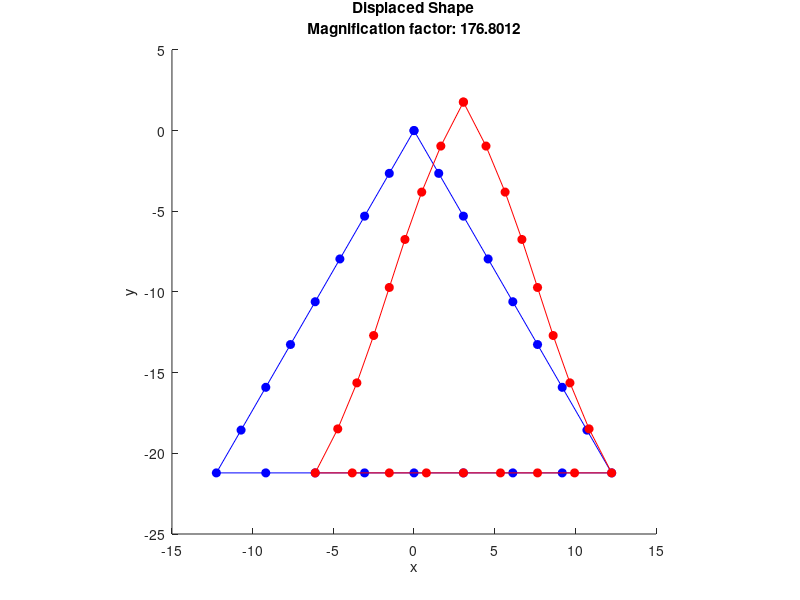
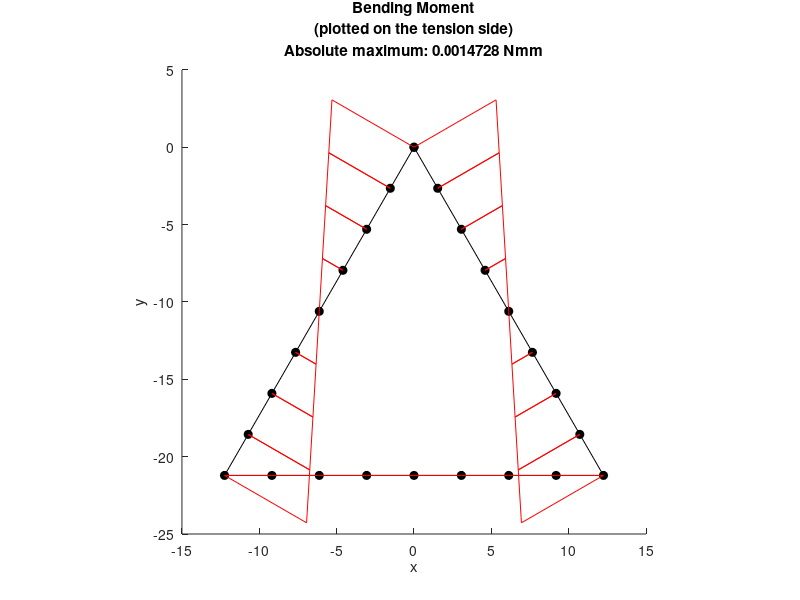
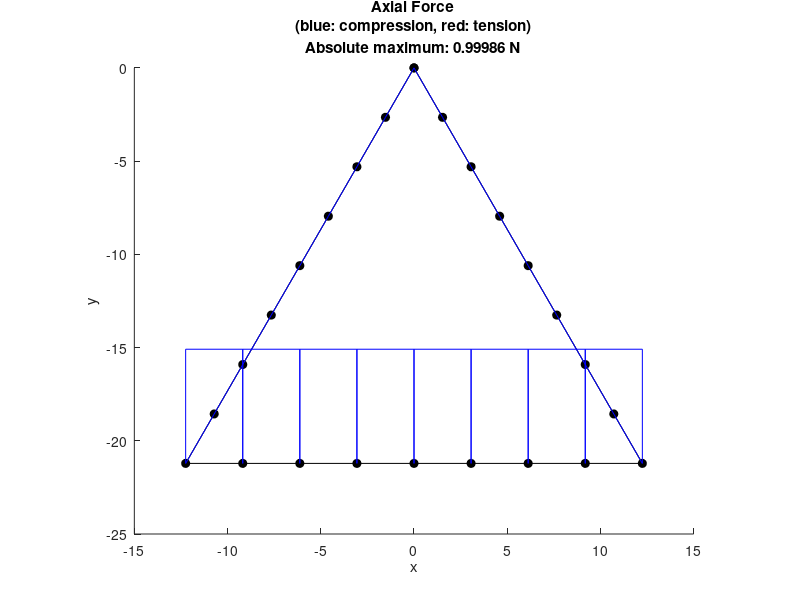
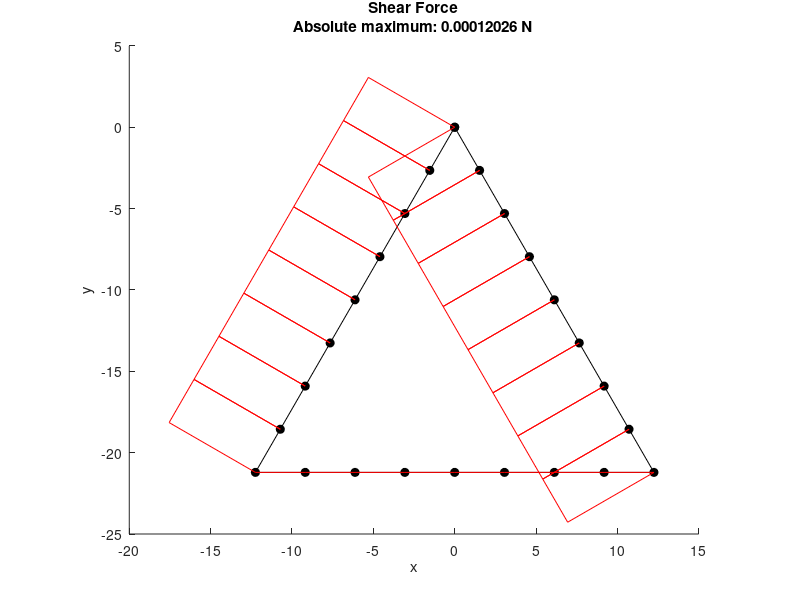

Write the MATLAB code that produced these figures, in order.
% Triangular Lattice Unit
% Script by 2022 Group 10A

clear all
close all

%
% Section and material definition
%

% Assuming units are Newtons (N) and millimetres (mm)
% Assuming a rectangular cross-section
t = sqrt(2)/4;   % mm % relative density = 0.05
% t = sqrt(2)/2;   % mm % relative density = 0.1
% t = 3*sqrt(2)/4; % mm % relative density = 0.15
% t = sqrt(2);     % mm % relative density = 0.2
% t = 5*sqrt(2)/4; % mm % relative density = 0.25
b = 1; % unit value (mm)
E = 2000; % MPa
% Calculating cross-sectional properties
A = b*t;
I = b*t^3/12;
% Calculating structural stifness / rigidity
EA = E*A; % axial
EI = E*I; % bending
% to reduce axial deformation
% EA=EA*1000;

%
% Mesh definition
%

% Setting up a matrix of node points for the triangle
% Setting the number of structural members
NumSM = 3;
% Setting the length of each structural member
LengthSM = 10*sqrt(6); % mm
% Setting the number of elements making up each structural member
NumElemSM = 8;
% Calculating the number of elements required
NumElems = NumSM*NumElemSM;
% Calculating the number of nodes
NumNodes = NumElems;
% Setting the angle alpha from the figure
alpha = 60;
alpha = alpha*pi/180;
% Calculating the position of nodes at the end of structural members  
NodePoints = zeros(NumNodes,2);
NodePoints(1,:) = [0 0]; % node1
NodePoints(1*NumElemSM+1,:) = [LengthSM*cos(alpha) -LengthSM*sin(alpha)]; % node9
NodePoints(2*NumElemSM+1,:) = [-LengthSM*cos(alpha) -LengthSM*sin(alpha)]; % node17
% Calculating the position of nodes along the lengh of structural members
% using the psotions of the start and end nodes of structural members
for n=1:1:NumElemSM-1
    NodePoints(n+1,:) = NodePoints(1,:)+(NodePoints(1*NumElemSM+1,:)-NodePoints(1,:)).*n/NumElemSM; % nodes 2 to 8
    NodePoints(1*NumElemSM+n+1,:) = NodePoints(1*NumElemSM+1,:)+(NodePoints(2*NumElemSM+1,:)-NodePoints(1*NumElemSM+1,:)).*n/NumElemSM; % nodes 10 to 16
    NodePoints(2*NumElemSM+n+1,:) = NodePoints(2*NumElemSM+1,:)+(NodePoints(1,:)-NodePoints(2*NumElemSM+1,:)).*n/NumElemSM; % nodes 18 to 24
end

% Setting up a matrix of element definitions (start and end nodes)
ElemNodes = zeros(NumElems,2);
ElemNodes(:,1) = 1:1:NumNodes;
ElemNodes(:,2) = [2:1:NumNodes 1];

% Calculating element lengths
ElemLengths = zeros(NumElems,1);
for n=1:NumElems
    ElemLengths(n) = sqrt(sum(abs(NodePoints(ElemNodes(n,2),:)-NodePoints(ElemNodes(n,1),:)).^2));
end

% Setting up a matrix of element angles (transforming from local to global
% coordinate systems) for the triangle
ElemAngle = zeros(NumElems,1);
ElemAngle(1:NumElemSM) = -alpha; % element 1 to 8
ElemAngle(1+1*NumElemSM:2*NumElemSM) = -pi; % element 9 to 16
ElemAngle(1+2*NumElemSM:3*NumElemSM) = alpha; % element 17 to 24

%
% Building the structure stiffness matrix K
%

% Setting up the element stiffness matrix k for each element
k = zeros(6,6,NumElems);
% Setting it up this way allows for easy adaptation for elements with
% different lengths and different cross-sectional properties
for n=1:NumElems
    k(:,:,n) = [EA/ElemLengths(n) 0 0 -EA/ElemLengths(n) 0 0;
        0 12*EI/(ElemLengths(n)^3) 6*EI/(ElemLengths(n)^2) 0 -12*EI/(ElemLengths(n)^3) 6*EI/(ElemLengths(n)^2);
        0 6*EI/(ElemLengths(n)^2) 4*EI/ElemLengths(n) 0 -6*EI/(ElemLengths(n)^2) 2*EI/ElemLengths(n);
        -EA/ElemLengths(n) 0 0 EA/ElemLengths(n) 0 0;
        0 -12*EI/(ElemLengths(n)^3) -6*EI/(ElemLengths(n)^2) 0 12*EI/(ElemLengths(n)^3) -6*EI/(ElemLengths(n)^2);
        0 6*EI/(ElemLengths(n)^2) 2*EI/ElemLengths(n) 0 -6*EI/(ElemLengths(n)^2) 4*EI/ElemLengths(n)];
end
% Transforming the stiffness matrix k for each element
% from local to global to give kdash for each element
N = zeros(6,6,NumElems);
NQ = zeros(3,3,NumElems);
kdash = zeros(6,6,NumElems);
for n=1:NumElems
    % setting up a transformation matrix for all four quadrants
    % top-left and bottom-right quadrants of N contain trigonometric terms
    % top-right and bottom-left quadrants of N contain zero terms
    NQ(:,:,n) = [cos(ElemAngle(n)) sin(ElemAngle(n)) 0;...
        -sin(ElemAngle(n)) cos(ElemAngle(n)) 0;...
        0 0 1];
    N(1:3,1:3,n)=NQ(:,:,n);
    N(4:6,4:6,n)=NQ(:,:,n);
    kdash(:,:,n)=N(:,:,n)'*k(:,:,n)*N(:,:,n);
end

% Constructing the structure stiffness matrix K
% Noting that there are three degrees of freedom at every node
K = zeros(3*NumNodes,3*NumNodes);
% placing the top-left quadrant
for n=1:NumNodes
    clear a
    a=find(ElemNodes(:,1)==n);
    if isempty(a)~=1
        for m=1:length(a)
            K(1+(n-1)*3:n*3,1+(n-1)*3:n*3)=...
                K(1+(n-1)*3:n*3,1+(n-1)*3:n*3)+kdash(1:3,1:3,a(m));
        end
    end
end
%placing the bottom-right quadrant
for n=1:NumNodes
    clear a
    a=find(ElemNodes(:,2)==n);
    if isempty(a)~=1
        for m=1:length(a)
            K(1+(n-1)*3:n*3,1+(n-1)*3:n*3)=...
                K(1+(n-1)*3:n*3,1+(n-1)*3:n*3)+kdash(4:6,4:6,a(m));
        end
    end
end
% placing the top-right and bottom-left quadrant
for n=1:NumNodes
    clear a b
    a=find(ElemNodes(:,1)==n);
    if isempty(a)~=1
        b=ElemNodes(a,2);
        for m=1:length(a)
            K(1+(n-1)*3:n*3,1+(b(m)-1)*3:b(m)*3)=...
                K(1+(n-1)*3:n*3,1+(b(m)-1)*3:b(m)*3)+kdash(1:3,4:6,a(m));
            K(1+(b(m)-1)*3:b(m)*3,1+(n-1)*3:n*3)=...
                K(1+(b(m)-1)*3:b(m)*3,1+(n-1)*3:n*3)+kdash(4:6,1:3,a(m));
        end
    end
end

%
% Point load definition
%

% Loading depends on whether we are looking at behaviour
% in the global x or y direction

% Noting that at each node three loads could be applied
% Points loads in the x and y directions,
% and a moment load about the y axis

P = 1;
NodeLoads = zeros(3*NumNodes,1);

% Loading in the x direction
LoadedNode = 2*NumElemSM+1; % node17
NodeLoads(LoadedNode*3-2:LoadedNode*3) = [P 0 0];

% % Loading in the y direction
% LoadedNode = 1; % node1
% NodeLoads(LoadedNode*3-2:LoadedNode*3) = [0 -P 0];

%
% Boundary condition definition
%

% Boundary conditions depend on whether we are looking a behaviour
% in the global x or y direction

% Noting that at each node three restraints could be applied
% Preventing displacement in the x and y directions,
% and preventing rotation about the y axis

% We adjust the K matrix by setting rows and columns associated
% with the restrained degree of freedom to zero
% and the intersection to 1

% boundary conditons are set by listing the node and then the three DOFs
% indicating which ones are fixed at the node with a "1"

% Rotation restrictions to replicate the triangle being constrained with a
% triangular lattice network

FixRotNodes = [1 0 0 1; 1*NumElemSM+1 0 0 1; 2*NumElemSM+1 0 0 1]; % not sure if we need rotation restrictions here!!!!!

% Loading in the x direction
RollerNode = [2*NumElemSM+1 0 1 0]; % node 17 fixed in the y direction
PinnedNode = [1*NumElemSM+1 1 1 0]; % node 9 fixed in the x and y direction
BCNodes = [RollerNode; PinnedNode; FixRotNodes];

% % Loading in the y direction
% RollerNode = [2*NumElemSM+1 0 1 0]; % node 17 fixed in the y direction
% PinnedNode = [1*NumElemSM+1 1 1 0]; % node 9 fixed in the x and y direction
% BCNodes = [RollerNode; PinnedNode; FixRotNodes];

% Finding the fixed DOFs
NumBCNodes = size(BCNodes,1);
FixedDOFs = zeros(1,sum(sum(BCNodes(:,2:4)~=0)));
a=0;
for n=1:NumBCNodes
    for m=2:4
        if BCNodes(n,m)==1
            a=a+1;
            FixedDOFs(a) = (BCNodes(n,1)-1)*3+(m-1);
        end
    end
end
clear a

% Adjusting the K matrix
for n=1:size(FixedDOFs,2)
    K(FixedDOFs(n),:)=0;
    K(:,FixedDOFs(n))=0;
    K(FixedDOFs(n),FixedDOFs(n))=1;
end

%
% Analysis
%

%
% Finding the node displacements
%

RawNodeDisps=(K^-1)*(NodeLoads);
% Reshape the resulting matrix
NodeDisps=reshape(RawNodeDisps,3,[]);
NodeDisps=NodeDisps';
% Calculating the displaced node positions
DispNodePoints = NodePoints+NodeDisps(:,1:2);

%
% Finding node forces and moments
%

% Calculating beam end force and moments (in global axis system)
BeamEndForcesGAS = zeros(NumElems,6);
for n=1:NumElems
    BeamEndForcesGAS(n,:) = (kdash(:,:,n)*[NodeDisps(ElemNodes(n,1),:)'; NodeDisps(ElemNodes(n,2),:)'])';  
end
% Calculating node external forces (in global axis system)
% This gives applied loading and reaction forces
NodeExternalForcesGAS = zeros(NumNodes,3);
for n=1:NumNodes
    NodeExternalForcesGAS(n,:) = sum(BeamEndForcesGAS(ElemNodes(:,2)==n,4:6),1) + sum(BeamEndForcesGAS(ElemNodes(:,1)==n,1:3),1);
end

% Calculating beam end force and moments (in the beam axis system)
% This gives axial forces, shear forces and bending moments
BeamEndForcesLAS = zeros(NumElems,6);
for n=1:NumElems
    BeamEndForcesLAS(n,:) = (k(:,:,n)*N(:,:,n)*[NodeDisps(ElemNodes(n,1),:)'; NodeDisps(ElemNodes(n,2),:)'])';
end

%
% Plotting the displaced shape
%

% Settting a magnification factor
MagFact = 0.25*LengthSM/max(max(abs(NodeDisps(:,1:2))));
PlotDispNodePoints = NodePoints+MagFact.*NodeDisps(:,1:2);

figure(1)
hold on
plot(NodePoints([1:end 1],1),NodePoints([1:end 1],2),'o - b','MarkerFaceColor','b');
plot(PlotDispNodePoints([1:end 1],1),PlotDispNodePoints([1:end 1],2),'o - r','MarkerFaceColor','r');
title({'Displaced Shape', ['Magnification factor: ', num2str(MagFact)]});
xlabel('x'); ylabel('y');
set(gca,'DataAspectRatio',[1 1 1]);

%
% Plotting bending moment, axial force, and shear force diagrams
%

% Calculating beam direction and perpendicular vectors
ElemBeamVectors = zeros(NumElems,3);
ElemBeamNormVectors = zeros(NumElems,3);
ElemPerpVectors = zeros(NumElems,3);
for n=1:NumElems
    ElemBeamVectors(n,1:2) = NodePoints(ElemNodes(n,2),:)-NodePoints(ElemNodes(n,1),:);
    ElemBeamNormVectors(n,1:2) = ElemBeamVectors(n,1:2)./norm(ElemBeamVectors(n,1:2));
    ElemPerpVectors(n,:) = cross([0 0 1],ElemBeamNormVectors(n,:));
end

% Adopting a convention that means bending moments are plotted on the
% tension side of the element

% Setting a scale factor
BMScaleFact = 0.25*LengthSM/max(max(abs(BeamEndForcesLAS(:,[3 6]))));

figure(2)
hold on
plot(NodePoints([1:end 1],1),NodePoints([1:end 1],2),'o - k','MarkerFaceColor','k');
for n=1:NumElems
    pointA = NodePoints(ElemNodes(n,1),:);
    pointB = pointA + BeamEndForcesLAS(n,3)*ElemPerpVectors(n,1:2)*BMScaleFact;
    pointD = NodePoints(ElemNodes(n,2),:);
    pointC = pointD - BeamEndForcesLAS(n,6)*ElemPerpVectors(n,1:2)*BMScaleFact;
    plot([pointA(1) pointB(1) pointC(1) pointD(1)],...
        [pointA(2) pointB(2) pointC(2) pointD(2)],'- r');
end
title({'Bending Moment', '(plotted on the tension side)', ['Absolute maximum: ', num2str(max(max(abs(BeamEndForcesLAS(:,[3 6]))))), ' Nmm']});
xlabel('x'); ylabel('y');
set(gca,'DataAspectRatio',[1 1 1]);

% Adopting a convention that means tension axial force is plotted in red
% and compression axial force is plotted in blue

% Setting a scale factor
AFScaleFact = 0.25*LengthSM/max(max(abs(BeamEndForcesLAS(:,[1 4]))));

figure(3)
hold on
plot(NodePoints([1:end 1],1),NodePoints([1:end 1],2),'o - k','MarkerFaceColor','k');
for n=1:NumElems
    pointA = NodePoints(ElemNodes(n,1),:);
    pointB = pointA - BeamEndForcesLAS(n,1)*ElemPerpVectors(n,1:2)*AFScaleFact;
    pointD = NodePoints(ElemNodes(n,2),:);
    pointC = pointD + BeamEndForcesLAS(n,4)*ElemPerpVectors(n,1:2)*AFScaleFact;
    if -BeamEndForcesLAS(n,1) > 0 
        plot([pointA(1) pointB(1) pointC(1) pointD(1)],...
            [pointA(2) pointB(2) pointC(2) pointD(2)],'- r');
    elseif -BeamEndForcesLAS(n,1) < 0
        plot([pointA(1) pointB(1) pointC(1) pointD(1)],...
            [pointA(2) pointB(2) pointC(2) pointD(2)],'- b');
    end 
end
title({'Axial Force', '(blue: compression, red: tension)', ['Absolute maximum: ', num2str(max(max(abs(BeamEndForcesLAS(:,[1 4]))))), ' N']});
xlabel('x'); ylabel('y');
set(gca,'DataAspectRatio',[1 1 1]);

% Adopting a convention that means that positive shear forces point in the
% positive y axis direction on the beam

% Setting a scale factor
SFScaleFact = 0.25*LengthSM/max(max(abs(BeamEndForcesLAS(:,[2 5]))));

figure(4)
hold on
plot(NodePoints([1:end 1],1),NodePoints([1:end 1],2),'o - k','MarkerFaceColor','k');
for n=1:NumElems
    pointA = NodePoints(ElemNodes(n,1),:);
    pointB = pointA - BeamEndForcesLAS(n,2)*ElemPerpVectors(n,1:2)*SFScaleFact;
    pointD = NodePoints(ElemNodes(n,2),:);
    pointC = pointD + BeamEndForcesLAS(n,5)*ElemPerpVectors(n,1:2)*SFScaleFact;
    plot([pointA(1) pointB(1) pointC(1) pointD(1)],...
        [pointA(2) pointB(2) pointC(2) pointD(2)],'- r');
end
title({'Shear Force', ['Absolute maximum: ', num2str(max(max(abs(BeamEndForcesLAS(:,[2 5]))))), ' N']});
xlabel('x'); ylabel('y');
set(gca,'DataAspectRatio',[1 1 1]);

%
% Plotting the beam direction and perpendicular vectors
%

% Setting a scale factor
LASScaleFact = 0.5*max(ElemLengths);

figure(5)
hold on
plot(NodePoints([1:end 1],1),NodePoints([1:end 1],2),'o - k','MarkerFaceColor','k');
for n=1:NumElems
    pointA = NodePoints(ElemNodes(n,1),:);
    pointB = pointA+ElemBeamNormVectors(n,1:2).*LASScaleFact;
    pointC = pointA+ElemPerpVectors(n,1:2).*LASScaleFact;
    plot([pointA(1) pointB(1)], [pointA(2) pointB(2)], '- r');
    plot([pointA(1) pointC(1)], [pointA(2) pointC(2)], '- g');
    plot(pointA(1), pointA(2),'o b','MarkerFaceColor','b');
end
title('Beam Axes');
set(gca,'DataAspectRatio',[1 1 1]);

% 
% Calculate the elastic modulus EX and EY
%

% Calculate the effective stress
% Loading in the x direction
% Sigma = P/(LengthSM*sin(alpha)*b); % Option 1
Axial = max(max(abs(BeamEndForcesLAS(:,[1 4])))); % Option 2
Sigma = Axial/(LengthSM*sin(alpha)); % Option 2

% % Loading in the y direction
% Sigma = P/(LengthSM*b); % Option 1
% Axial = max(max(abs(BeamEndForcesLAS(:,[1 4])))); % Option 2
% Sigma = 3*Axial/(2*LengthSM*sin(alpha)); % Option 2

% Calculate the effective strain
% Loading in the x direction
Epsilon = NodeDisps(1+2*NumElemSM,1)/LengthSM;

% % Loading in the y direction
% Epsilon = NodeDisps(1,2)/(LengthSM*sin(alpha));

% Calculate Young's modulus by dividing the effective stress by strain
% Loading in the x direction
EX = Sigma/Epsilon;

% % Loading in the y direction
% EY = Sigma/Epsilon;



%%%% THE END %%%%


    
